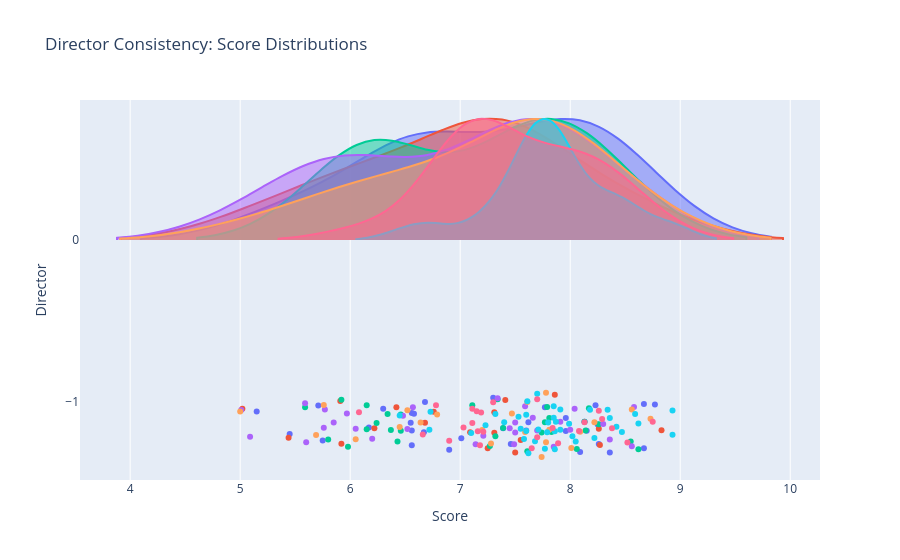

The notebook cell saved with this chart:
### Markdown cell above
## Chapter 3: The Seal of Quality (Ridgeline Plots) 🏔️

We analyze the consistency of great directors.
We use a **Ridgeline Plot** to visualize the distribution of scores for selected directors (e.g., Miyazaki, Shinkai, Yuasa, Araki).

- **Narrow and high mountain on the right**: Consistent and high-quality author.
- **Wide mountain**: Unpredictable author.

### Code cell
# Prepare Data for Directors
# We need to merge anime -> person_works (role='Director') -> person_details

# Filter works for Director role
director_works = df_person_works[df_person_works['position'].str.contains('Director', case=False, na=False)]

# Merge with Person Names
director_works = director_works.merge(df_person_details[['person_id', 'normalized_name']], 
                                      left_on='person_id', right_on='person_id', how='left')

# Merge with Anime Scores
director_scores = director_works.merge(df[['anime_id', 'title', 'score', 'studios']], on='anime_id', how='inner')

# Select Top Directors by number of works (min 5 works) to have meaningful distributions
director_counts = director_scores['normalized_name'].value_counts()
top_directors_list = director_counts[director_counts >= 5].index

# Specific Directors of Interest (User suggested + famous ones)
target_directors = ['Hayao Miyazaki', 'Makoto Shinkai', 'Masaaki Yuasa', 'Hideaki Anno', 'Mamoru Hosoda', 'Naoko Yamada', 'Shinichirou Watanabe']
# Check if they exist in our normalized names
available_directors = [d for d in target_directors if d in director_scores['normalized_name'].unique()]

plot_data = director_scores[director_scores['normalized_name'].isin(available_directors)]

if len(plot_data) > 0:
    fig = go.Figure()

    for director in available_directors:
        director_data = plot_data[plot_data['normalized_name'] == director]['score']
        # Use Violin plot as a proxy for Ridgeline in standard plotly if joyplot absent
        fig.add_trace(go.Violin(x=director_data, y0=0, 
                                name=director, 
                                side='positive',
                                orientation='h',
                                width=1.5,
                                points='all'))

    fig.update_layout(title='Director Consistency: Score Distributions',
                      xaxis_title='Score',
                      yaxis_title='Director',
                      showlegend=False)
    fig.show()
else:
    print("No data found for selected directors. Check name normalization.")

### Figure 1 — Plotly figure (JSON) as saved in the notebook; plotly's stock layout.template omitted (floating-point values rounded to 4 significant figures)
{"data": [{"name": "Hayao Miyazaki", "orientation": "h", "points": "all", "side": "positive", "type": "violin", "width": 1.5, "x": [7.96, 5.71, 7.01, 8.67, 8.36, 8.13, 6.67, 7.6, 6.56, 6.3, 7.96, 6.17, 7.62, 8.15, 7.77, 8.23, 7.3, 7.39, 6.58, 6.56, 8.09, 6.68, 6.56, 8.67, 5.15, 7.46, 6.9, 8.77, 5.75, 8.26, 8.25, 6.55, 5.45], "y0": 0}, {"name": "Makoto Shinkai", "orientation": "h", "points": "all", "side": "positive", "type": "violin", "width": 1.5, "x": [6.68, 6.76, 7.55, 7.31, 7.31, 6.42, 7.09, 7.5, 5.02, 7.25, 8.83, 7.86, 7.41, 5.44, 5.91, 8.26, 5.92, 8.27, 6.22], "y0": 0}, {"name": "Masaaki Yuasa", "orientation": "h", "points": "all", "side": "positive", "type": "violin", "width": 1.5, "x": [5.8, 7.81, NaN, 7.74, 6.24, 8.13, 7.11, NaN, 7.77, 8.14, 7.34, 6.43, 7.61, 5.92, 7.83, 7.79, 7.32, 6.46, 6.46, 8.62, 6.15, 5.59, 8.26, 8.06, 6.15, 6.37, 7.27, 5.98, 7.39, 8.55, 6.34, 8.17], "y0": 0}, {"name": "Hideaki Anno", "orientation": "h", "points": "all", "side": "positive", "type": "violin", "width": 1.5, "x": [7.21, 6.05, 6.52, 5.85, 5.59, 7.91, 5.77, 7.7, 8.0, 8.3, 7.66, 8.04, 7.5, 6.48, 6.57, 5.01, 7.59, 5.09, 5.6, 7.45, 5.97, 7.14, 7.34, 8.58, 8.36, 8.56, 7.49, 6.2, 7.5, 7.85, 5.76], "y0": 0}, {"name": "Mamoru Hosoda", "orientation": "h", "points": "all", "side": "positive", "type": "violin", "width": 1.5, "x": [6.05, 7.59, 8.22, 6.64, 7.78, 5.69, 7.61, 7.81, 5.0, 6.79, 5.76, NaN, 6.52, NaN, 7.28, 7.74, 8.73, 7.78, 8.56, 7.47, 7.2, 8.01, 6.45, 8.09], "y0": 0}, {"name": "Naoko Yamada", "orientation": "h", "points": "all", "side": "positive", "type": "violin", "width": 1.5, "x": [7.87, 7.7, 7.55, 7.99, 8.93, 7.32, 7.6, 7.61, 6.73, 7.79, 8.02, 8.34, 7.6, 7.86, 7.77, 8.05, 7.86, 8.36, 8.18, 7.85, 7.85, 8.62, 7.58, NaN, 7.62, 7.91, 8.93, 7.1, 7.71, 8.22, 7.8, 7.53, 8.47, 8.59, 7.23, 7.91, 7.4, 6.45, 7.68, 8.42, 6.72], "y0": 0}, {"name": "Shinichirou Watanabe", "orientation": "h", "points": "all", "side": "positive", "type": "violin", "width": 1.5, "x": [6.9, 7.84, 8.75, 8.38, 8.13, 7.11, 7.11, 7.03, 7.21, 6.66, 7.16, 7.19, 7.7, 7.7, 6.78, 6.08, NaN, 8.29, 8.52, 7.15, 7.89, 8.26, 7.18, NaN, 7.65, 7.3, 8.08], "y0": 0}], "layout": {"showlegend": false, "title": {"text": "Director Consistency: Score Distributions"}, "xaxis": {"title": {"text": "Score"}}, "yaxis": {"title": {"text": "Director"}}}}
